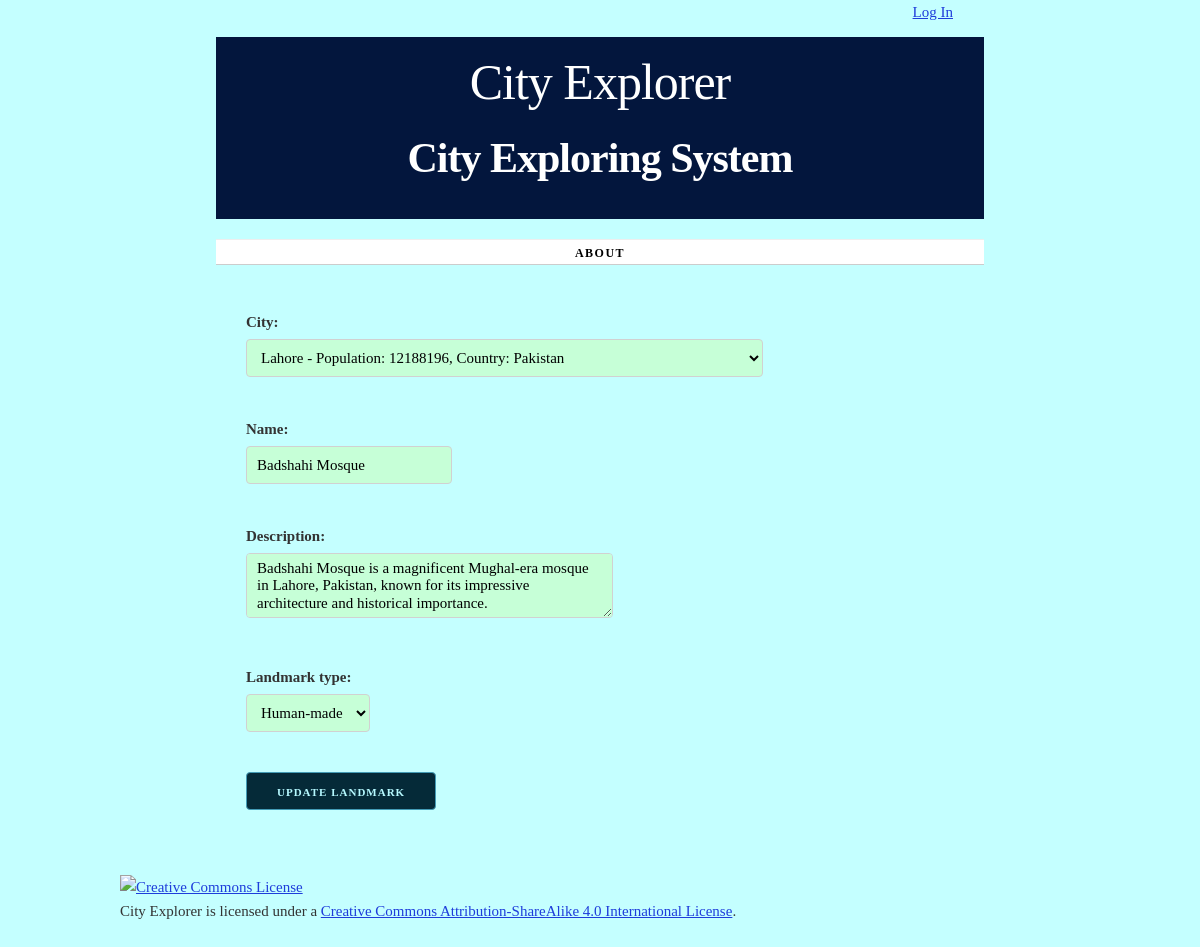
Page /landmark/15/update/ on the committed database.
### cities/models.py (models this page shows, shortened)
class Landmark(models.Model):
    HUMAN_MADE = 'Human-made'
    NATURAL = 'Natural'
    LANDMARK_TYPES = [
        (HUMAN_MADE, 'Human-made'),
        (NATURAL, 'Natural'),
    ]
    city = models.ForeignKey(City, on_delete=models.CASCADE)
    name = models.CharField(max_length=100, unique=True)
    description = models.TextField(blank=True)
    landmark_type = models.CharField(
        max_length=50,
        choices=LANDMARK_TYPES,
        default=HUMAN_MADE,
    )
    class Meta:
        ordering = ['name']

class City(models.Model):
    name = models.CharField(max_length=100, unique=True)
    country = models.CharField(max_length=100)
    population = models.IntegerField()
    description = models.TextField(blank=True)
    def __str__(self):
        return f"{self.name} - Population: {self.population}, Country: {self.country}"
    class Meta:
        verbose_name_plural = "cities"
        ordering = ['name']

### cities/views.py (the view)
def update_landmark(request, landmark_id):
    landmark = get_object_or_404(Landmark, id=landmark_id)
    if request.method == 'POST':
        form = LandmarkForm(request.POST, instance=landmark)
        if form.is_valid():
            form.save()
            return redirect('landmark-detail', landmark_id)  # Redirect to landmark detail view after successful update
    else:
        form = LandmarkForm(instance=landmark)
    return render(request, 'cities/landmark_form.html', {'form': form, 'landmark': landmark})

### cities/forms.py
class LandmarkForm(forms.ModelForm):
    class Meta:
        model = Landmark
        fields = ['city', 'name', 'description', 'landmark_type']

### cities/templates/cities/landmark_form.html (shortened to what this page needs)
{% extends 'cities/base.html' %}
{% block content %}
    <form action="{% if landmark.id %}{% url 'update-landmark' landmark.id %}{% else %}{% url 'cities_landmark_list_urlpattern' %}{% endif %}" method="post">
        {{ form.as_p }}
        <button type="submit" class="button button-primary">
            {% if landmark.id %}
                Update Landmark
            {% else %}
                Update Landmark
            {% endif %}
        </button>
    </form>
{% endblock %}

### cities/static/cities/skeleton.css (style rules this page uses)
html { font-size: 62.5%; }
body { font-size: 1.5em; line-height: 1.6; font-weight: 400; font-family: "Raleway", "HelveticaNeue", "Helvetica Neue", Helvetica, Arial, sans-serif; color: #222; }
p { margin-top: 0; }
.button, button, input[type="submit"], input[type="reset"], input[type="button"] { display: inline-block; height: 38px; padding: 0 30px; color: #555; text-align: center; font-size: 11px; font-weight: 600; line-height: 38px; letter-spacing: 0.1rem; text-transform: uppercase; text-decoration: none; white-space: nowrap; background-color: transparent; border-radius: 4px; border: 1px solid #bbb; cursor: pointer; box-sizing: border-box; }
.button.button-primary, button.button-primary, input[type="submit"].button-primary, input[type="reset"].button-primary, input[type="button"].button-primary { color: #b6f9ff; background-color: #052a38; border-color: #439bb6; }
input[type="email"], input[type="number"], input[type="search"], input[type="text"], input[type="tel"], input[type="url"], input[type="password"], textarea, select { height: 38px; padding: 6px 10px; background-color: #c6ffd7; border: 1px solid #D1D1D1; border-radius: 4px; box-shadow: none; box-sizing: border-box; }
input[type="email"], input[type="number"], input[type="search"], input[type="text"], input[type="tel"], input[type="url"], input[type="password"], textarea { -webkit-appearance: none; -moz-appearance: none; appearance: none; }
textarea { min-height: 65px; padding-top: 6px; padding-bottom: 6px; }
label, legend { display: block; margin-bottom: .5rem; font-weight: 600; }
button, .button { margin-bottom: 1rem; }
input, textarea, select, fieldset { margin-bottom: 1.5rem; }
pre, blockquote, dl, figure, table, p, ul, ol, form { margin-bottom: 2.5rem; }

### cities/static/cities/style.css (style rules this page uses)
html { height: 100%; background-color: #555; }
body { background-color: white; }

### cities/templates/cities/base.html (style rules this page uses)
body { font-family: Baskerville, serif; line-height: 1.6; color: #333; background-color: #c4ffff; }

### rows in the picture
Landmark: city "Lahore - Population: 12188196, Country: Pakistan", description "Badshahi Mosque is a magnificent Mughal-era mosque in Lahore, Pakistan, known for its impressive architecture and historical importance.", landmark_type "Human-made"
City: name "Badshahi Mosque"
